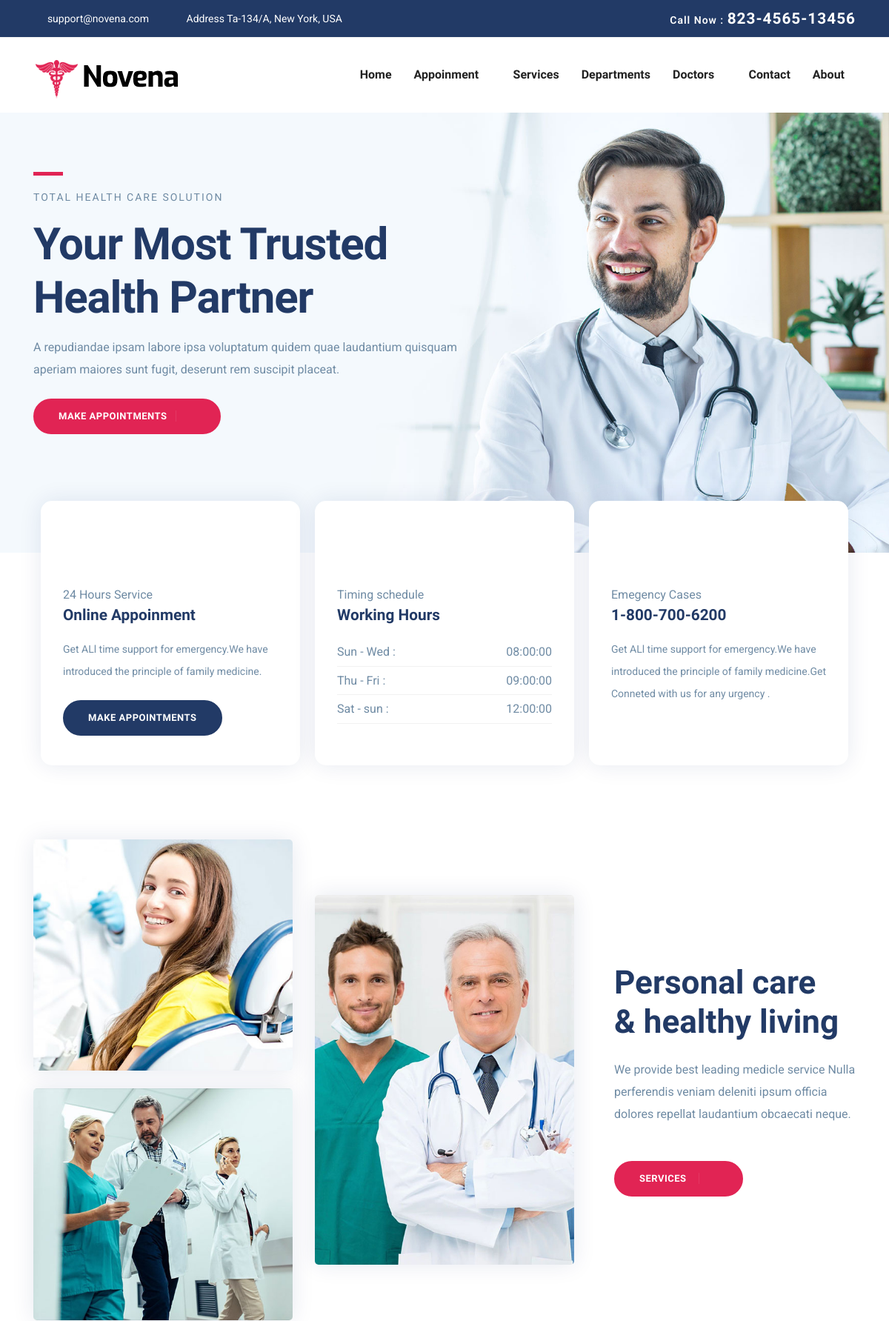
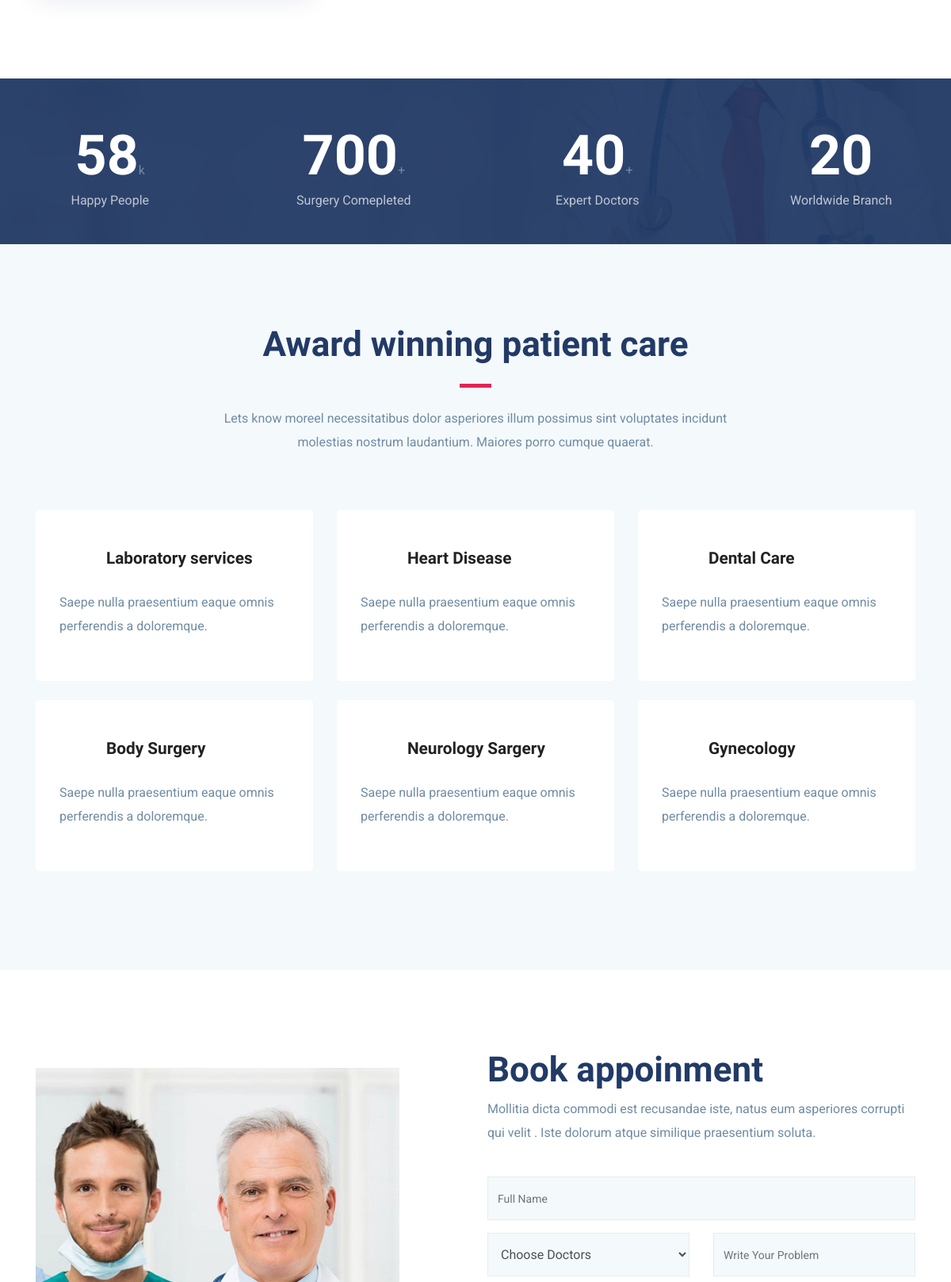
The page / (upper part) on the database its author committed (2 pictures, top to bottom).
### tables this page shows
CREATE TABLE `banner_info` (
  `banner_id` int(11) NOT NULL,
  `ban_title` text NOT NULL,
  `ban_subtitle` text NOT NULL,
  `ban_details` text NOT NULL,
  `ban_btn_name` text NOT NULL,
  `ban_url` text NOT NULL
);

CREATE TABLE `work_ht` (
  `wk_id` int(11) NOT NULL,
  `wk_title` text NOT NULL,
  `Sun_Wed` time NOT NULL,
  `Thu_Fri` time NOT NULL,
  `Sat_sun` time NOT NULL
);

CREATE TABLE `in_serv` (
  `servin_id` int(11) NOT NULL,
  `serv_title` varchar(250) NOT NULL,
  `serv_subtitle` varchar(250) NOT NULL,
  `serv_icon` varchar(250) NOT NULL
);

### function/function.php (called while the page is built, shortened)
<?php
     function get_header(){
         require_once ('includes/header.php');
     }
     function get_footer(){
        require_once ('includes/footer.php');
    }
?>

### index.php (the view, shortened to what this page needs)
<?php
		require_once('function/function.php');
		get_header();
?>
<section class="banner">
	<div class="container">
		<div class="row">
		<?php
		 $selban="SELECT * FROM banner_info ORDER BY banner_id DESC";
		 $Qb=mysqli_query($con,$selban);
		$banner=mysqli_fetch_assoc($Qb);
		?>
			<div class="col-lg-6 col-md-12 col-xl-7">
				<div class="block">
					<div class="divider mb-3"></div>
					<span class="text-uppercase text-sm letter-spacing "><?= $banner['ban_subtitle'];  ?></span>
					<h1 class="mb-3 mt-3"><?= $banner['ban_title'];  ?></h1>
					<p class="mb-4 pr-5"><?= $banner['ban_details'];  ?></p>
					<div class="btn-container ">
						<a href="<?= $banner['ban_url'];  ?>" target="_blank" class="btn btn-main-2 btn-icon btn-round-full"><?= $banner['ban_btn_name'];  ?><i class="icofont-simple-right ml-2  "></i></a>
					</div>
				</div>
			</div>
		</div>
	</div>
</section>
<section class="features">
	<div class="container">
		<div class="row">
			<div class="col-lg-12">
				<div class="feature-block d-lg-flex">
					<div class="feature-item mb-5 mb-lg-0">
						<div class="feature-icon mb-4">
							<i class="icofont-surgeon-alt"></i>
						</div>
						<span>24 Hours Service</span>
						<h4 class="mb-3">Online Appoinment</h4>
						<p class="mb-4">Get ALl time support for emergency.We have introduced the principle of family medicine.</p>
						<a href="<?= $banner['ban_url'];  ?>" class="btn btn-main btn-round-full"><?= $banner['ban_btn_name'];  ?></a>
					</div>
					<?php
						$selban="SELECT * FROM work_ht ORDER BY wk_id DESC";
						$Qb=mysqli_query($con,$selban);
						$wk=mysqli_fetch_assoc($Qb);
		?>
					<div class="feature-item mb-5 mb-lg-0">
						<div class="feature-icon mb-4">
							<i class="icofont-ui-clock"></i>
						</div>
						<span>Timing schedule</span>
						<h4 class="mb-3">Working Hours</h4>
						<ul class="w-hours list-unstyled">
		                    <li class="d-flex justify-content-between">Sun - Wed : <span><?=$wk['Sun_Wed'];  ?></span></li>
		                    <li class="d-flex justify-content-between">Thu - Fri : <span><?=$wk['Thu_Fri'];  ?></span></li>
		                    <li class="d-flex justify-content-between">Sat - sun : <span><?=$wk['Sat_sun'];  ?></span></li>
		                </ul>
					</div>
					<div class="feature-item mb-5 mb-lg-0">
						<div class="feature-icon mb-4">
							<i class="icofont-support"></i>
						</div>
						<span>Emegency Cases</span>
						<h4 class="mb-3">1-800-700-6200</h4>
						<p>Get ALl time support for emergency.We have introduced the principle of family medicine.Get Conneted with us for any urgency .</p>
					</div>
				</div>
			</div>
		</div>
	</div>
</section>
<section class="section about">
	<div class="container">
		<div class="row align-items-center">
			<div class="col-lg-4 col-sm-6">
				<div class="about-img">
					<img src="images/about/img-1.jpg" alt="" class="img-fluid">
					<img src="images/about/img-2.jpg" alt="" class="img-fluid mt-4">
				</div>
			</div>
			<div class="col-lg-4 col-sm-6">
				<div class="about-img mt-4 mt-lg-0">
					<img src="images/about/img-3.jpg" alt="" class="img-fluid">
				</div>
			</div>
			<div class="col-lg-4">
				<div class="about-content pl-4 mt-4 mt-lg-0">
					<h2 class="title-color">Personal care <br>& healthy living</h2>
					<p class="mt-4 mb-5">We provide best leading medicle service Nulla perferendis veniam deleniti ipsum officia dolores repellat laudantium obcaecati neque.</p>
					<a href="service.php" class="btn btn-main-2 btn-round-full btn-icon">Services<i class="icofont-simple-right ml-3"></i></a>
				</div>
			</div>
		</div>
	</div>
</section>
<section class="cta-section ">
		<div class="cta position-relative">
			<div class="row">
				<div class="col-lg-3 col-md-6 col-sm-6">
					<div class="counter-stat">
						<i class="icofont-doctor"></i>
						<span class="h3">58</span>k
						<p>Happy People</p>
					</div>
				</div>
				<div class="col-lg-3 col-md-6 col-sm-6">
					<div class="counter-stat">
						<i class="icofont-flag"></i>
						<span class="h3">700</span>+
						<p>Surgery Comepleted</p>
					</div>
				</div>
				<div class="col-lg-3 col-md-6 col-sm-6">
					<div class="counter-stat">
						<i class="icofont-badge"></i>
						<span class="h3">40</span>+
						<p>Expert Doctors</p>
					</div>
				</div>
				<div class="col-lg-3 col-md-6 col-sm-6">
					<div class="counter-stat">
						<i class="icofont-globe"></i>
						<span class="h3">20</span>
						<p>Worldwide Branch</p>
					</div>
				</div>
			</div>
		</div>
</section>
<section class="section service gray-bg">
	<div class="container">
		<div class="row justify-content-center">
			<div class="col-lg-7 text-center">
				<div class="section-title">
					<h2>Award winning patient care</h2>
					<div class="divider mx-auto my-4"></div>
					<p>Lets know moreel necessitatibus dolor asperiores illum possimus sint voluptates incidunt molestias nostrum laudantium. Maiores porro cumque quaerat.</p>
				</div>
			</div>
		</div>
		<div class="row">
		<?php
					$selban="SELECT * FROM in_serv ORDER BY servin_id ASC";
					$Qb=mysqli_query($con,$selban);
					while ($serv=mysqli_fetch_assoc($Qb)) {
		?>
			<div class="col-lg-4 col-md-6 col-sm-6">
				<div class="service-item mb-4">
					<div class="icon d-flex align-items-center">
						<i class="<?= $serv['serv_icon'];  ?>"></i>
						<h4 class="mt-3 mb-3"><?= $serv['serv_title'];  ?></h4>
					</div>
					<div class="content">
						<p class="mb-4"><?= $serv['serv_subtitle'];  ?></p>
					</div>
				</div>
			</div>
			<?php } ?>
			</div>
		</div>
</section>
<section class="section appoinment">
	<div class="container">
		<div class="row align-items-center">
			<div class="col-lg-6 ">
				<div class="appoinment-content">
					<img src="images/about/img-3.jpg" alt="" class="img-fluid">
				</div>
			</div>
			<div class="col-lg-6 col-md-10 ">
				<div class="appoinment-wrap mt-5 mt-lg-0">
					<h2 class="mb-2 title-color">Book appoinment</h2>
					<p class="mb-4">Mollitia dicta commodi est recusandae iste, natus eum asperiores corrupti qui velit . Iste dolorum atque similique praesentium soluta.</p>
					     <form id="#" class="appoinment-form" method="post" action="#">
                    <div class="row">
					<div class="col-lg-12">
                            <div class="form-group">
                                <input name="name" id="name" type="text" class="form-control" placeholder="Full Name">
                            </div>
                        </div>
                         <div class="col-lg-6">
                            <div class="form-group">
                                <select class="form-control" id="exampleFormControlSelect1" name="dc">
                                  <option>Choose Doctors</option>
                                </select>
                            </div>
                        </div>
						<div class="col-lg-6">
                            <div class="form-group">
                                <input name="pblm" id="date" type="text" class="form-control" placeholder="Write Your Problem">
                            </div>
                        </div>
                    </div>
                </form>
            </div>
			</div>
		</div>
	</div>
</section>
<?php
		get_footer();
?>

### includes/header.php (shortened to what this page needs)
<!DOCTYPE html>
<html lang="zxx">
<head>
  <link rel="stylesheet" href="plugins/bootstrap/css/bootstrap.min.css">
  <link rel="stylesheet" href="plugins/icofont/icofont.min.css">
  <link rel="stylesheet" href="plugins/slick-carousel/slick/slick.css">
  <link rel="stylesheet" href="plugins/slick-carousel/slick/slick-theme.css">
  <link rel="stylesheet" href="css/style.css">
</head>
<body id="top">
<header>
	<div class="header-top-bar">
		<div class="container">
			<div class="row align-items-center">
				<div class="col-lg-6">
					<ul class="top-bar-info list-inline-item pl-0 mb-0">
						<li class="list-inline-item"><a href="mailto:support@gmail.com"><i class="icofont-support-faq mr-2"></i>support@novena.com</a></li>
						<li class="list-inline-item"><i class="icofont-location-pin mr-2"></i>Address Ta-134/A, New York, USA </li>
					</ul>
				</div>
				<div class="col-lg-6">
					<div class="text-lg-right top-right-bar mt-2 mt-lg-0">
						<a href="tel:+23-345-67890" >
							<span>Call Now : </span>
							<span class="h4">823-4565-13456</span>
						</a>
					</div>
				</div>
			</div>
		</div>
	</div>
	<nav class="navbar navbar-expand-lg navigation" id="navbar">
		<div class="container">
		 	 <a class="navbar-brand" href="index.php">
			  	<img src="images/logo.png" alt="" class="img-fluid">
			  </a>
		  <div class="collapse navbar-collapse" id="navbarmain">
			<ul class="navbar-nav ml-auto">
			  <li class="nav-item active">
				<a class="nav-link" href="index.php">Home</a>
			  </li>
			  <li class="nav-item dropdown">
					<a href="appoinment.php" class="nav-link dropdown-toggle" href="doctor.php" id="dropdown03" data-toggle="dropdown" aria-haspopup="true" aria-expanded="false">Appoinment <i class="icofont-thin-down"></i></a>
			  	</li>
			    <li class="nav-item"><a class="nav-link" href="service.php">Services</a></li>
			    <li class="nav-item"><a class="nav-link" href="department.php">Departments</a></li>
			  	<li class="nav-item dropdown">
					<a class="nav-link dropdown-toggle" href="doctor.php" id="dropdown03" data-toggle="dropdown" aria-haspopup="true" aria-expanded="false">Doctors <i class="icofont-thin-down"></i></a>
			  	</li>
			   <li class="nav-item"><a class="nav-link" href="contact.php">Contact</a></li>
			   <li class="nav-item"><a class="nav-link" href="about.php">About</a></li>
			</ul>
		  </div>
		</div>
	</nav>
</header>

### includes/footer.php (shortened to what this page needs)
</body>
</html>

### css/style.css (style rules this page uses)
html { overflow-x: hidden; }
body { line-height: 1.6; font-family: "Roboto", sans-serif; -webkit-font-smoothing: antialiased; font-size: 16px; color: #6F8BA4; font-weight: 400; }
h1, .h1, h2, .h2, h3, .h3, h4, .h4, h5, .h5, h6, .h6 { font-family: "Exo", sans-serif; font-weight: 700; color: #222; }
h1, .h1 { font-size: 2.5rem; }
h2, .h2 { font-size: 44px; }
h3, .h3 { font-size: 1.5rem; }
h4, .h4 { font-size: 1.3rem; line-height: 30px; }
p { line-height: 30px; }
input[type="email"], input[type="password"], input[type="text"], input[type="tel"] { box-shadow: none; height: 45px; outline: none; font-size: 14px; }
.form-control { box-shadow: none; border-radius: 0; }
.btn { display: inline-block; font-size: 14px; font-size: 0.8125rem; font-weight: 700; letter-spacing: .5px; padding: .75rem 2rem; font-family: "Exo", sans-serif; text-transform: uppercase; border-radius: 5px; border: 2px solid transparent; transition: all .35s ease; }
.btn.btn-icon i { border-left: 1px solid rgba(255, 255, 255, 0.09); padding-left: 15px; }
.btn-main { background: #223a66; color: #fff; border-color: #223a66; }
.btn-main-2 { background: #e12454; color: #fff; border-color: #e12454; }
.btn-round-full { border-radius: 50px; }
.section { padding: 100px 0; }
.text-sm { font-size: 14px; }
.text-lg { font-size: 3.75rem; }
a { color: #222; text-decoration: none; transition: all .35s ease; }
.title-color { color: #223a66; }
.section-title { margin-bottom: 70px; }
.section-title h2 { color: #223a66; }
.text-lg { font-size: 50px; }
.gray-bg { background: #f4f9fc; }
#navbarmain { padding: 20px 0px; }
#navbarmain .nav-link { font-weight: 600; padding: 10px 15px; color: #222; font-family: "Exo", sans-serif; text-transform: capitalize; font-size: 16px; transition: all .25s ease; }
.dropdown-toggle::after { display: none; }
.navbar-brand { margin-top: 10px; }
.header-top-bar { background: #223a66; font-size: 14px; padding: 10px 0px; box-shadow: 0 1px 2px rgba(0, 0, 0, 0.05); color: #fff; }
.top-bar-info li a { color: #fff; margin-right: 20px; }
.top-right-bar a span { color: #fff; font-weight: 600; letter-spacing: 1px; }
.banner { position: relative; overflow: hidden; background: #fff; background: url("../images/bg/slider-bg-1.jpg") no-repeat; background-size: cover; min-height: 550px; }
.banner .block { padding: 80px 0px 160px; }
.banner .block h1 { font-size: 60px; line-height: 1.2; letter-spacing: -1.2px; text-transform: capitalize; color: #223a66; }
.letter-spacing { letter-spacing: 2px; }
.divider { width: 40px; height: 5px; background: #e12454; }
.about-img img { border-radius: 5px; box-shadow: 0px 0px 30px 0px rgba(0, 42, 106, 0.1); }
.appoinment-content { position: relative; }
.appoinment-content img { width: 85%; }
.appoinment-form { margin-top: 40px; }
.appoinment-form .form-control { background: #f4f9fc; height: 55px; border-color: rgba(0, 0, 0, 0.05); }
.features { margin-top: -70px; }
.feature-item { flex-basis: 33.33%; margin: 0px 10px; padding: 40px 30px; background-color: #fff; border-radius: 15px 15px 15px 15px; box-shadow: 0px 0px 30px 0px rgba(0, 42, 106, 0.1); }
.feature-item .feature-icon i { font-size: 50px; color: #223a66; }
.feature-item h4 { color: #223a66; }
.feature-item p { font-size: 14px; }
.w-hours li { padding: 6px 0px; border-bottom: 1px solid rgba(0, 0, 0, 0.05); }
.counter-stat { text-align: center; padding: 55px 0px 40px 0px; position: relative; }
.counter-stat i { display: block; color: rgba(255, 255, 255, 0.06); font-size: 70px; position: absolute; left: 0px; right: 0px; top: 0px; -webkit-transform: translateY(25px); transform: translateY(25px); }
.counter-stat span { font-size: 70px; color: #fff; }
.counter-stat p { margin-bottom: 0px; color: rgba(255, 255, 255, 0.7); }
.service { padding-top: 180px; }
.service .service-item { background: #fff; padding: 30px; border-radius: 5px; }
.service .icon { float: left; margin-bottom: 10px; }
.service i { color: #e12454; }
.service h4 { padding-left: 20px; }
.service .content { clear: both; }
.cta { background: url("../images/bg/bg-4.jpg") no-repeat 50% 50%; background-size: cover; position: relative; }
.cta:before { position: absolute; content: ""; left: 0px; top: 0px; width: 100%; height: 100%; background: rgba(34, 58, 102, 0.95); }
.cta-section { margin-bottom: -80px; }

### rows shown on the page
banner_info: ban_subtitle "TOTAL HEALTH CARE SOLUTION", ban_title "Your Most Trusted Health Partner", ban_details "A repudiandae ipsam labore ipsa voluptatum quidem quae laudantium quisquam aperiam maiores sunt fugit, deserunt rem suscipit placeat.", ban_btn_name "MAKE APPOINTMENTS"
work_ht: Sun_Wed "08:00:00", Thu_Fri "09:00:00", Sat_sun "12:00:00"
in_serv: serv_title "Laboratory services", serv_subtitle "Saepe nulla praesentium eaque omnis perferendis a doloremque."
in_serv: serv_title "Heart Disease", serv_subtitle "Saepe nulla praesentium eaque omnis perferendis a doloremque."
in_serv: serv_title "Dental Care", serv_subtitle "Saepe nulla praesentium eaque omnis perferendis a doloremque."
in_serv: serv_title "Body Surgery", serv_subtitle "Saepe nulla praesentium eaque omnis perferendis a doloremque."
in_serv: serv_title "Neurology Sargery", serv_subtitle "Saepe nulla praesentium eaque omnis perferendis a doloremque."
in_serv: serv_title "Gynecology", serv_subtitle "Saepe nulla praesentium eaque omnis perferendis a doloremque."
